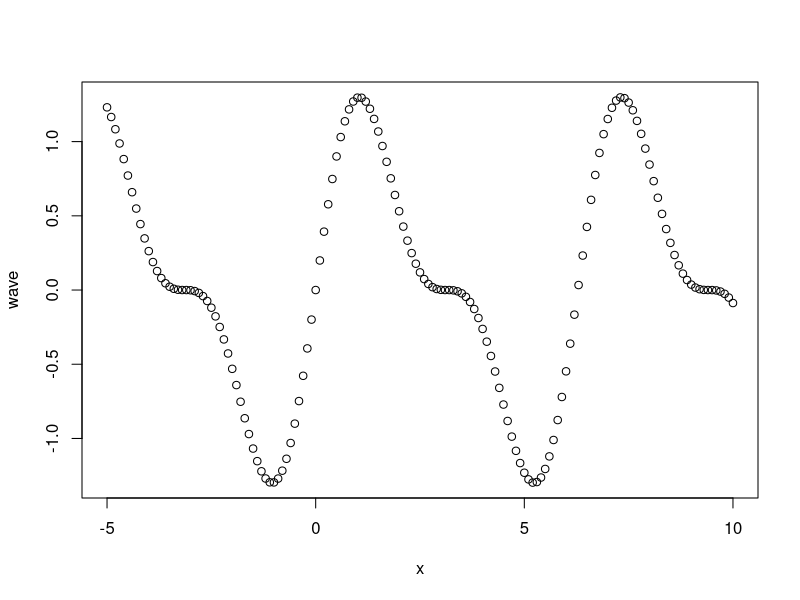

Reproduce this figure in R.
# Exercise 4: Creating and operating on vectors

# Create a vector `names` that contains your name and the names of 2 people next to you.
names <- c("Harshitha", "Amy")

# Use the colon operator : to create a vector `n` of numbers from 10:49
n <- c(10:49)

# Use `length()` to get the number of elements in `n`
NumofElements <- length(n)

# Create a vector `m` that contains the numbers 10 to 1. Hint: use the `seq()` function
m <- seq(10, 1)

# Subtract `m` FROM `n`. Note the recycling!
difference <- (n - m)

# Use the `seq()` function to produce a range of numbers from -5 to 10 in `.1` increments.
# Store it in a variable `x`
x <- seq(-5, 10, 0.1)

# Create a vector `sin.wave` by calling the `sin()` function on each element in `x`.
sin.wave <- sin(x)

# Create a vector `cos.wave` by calling the `cos()` function on each element in `x`.
cos.wave <- cos(x)

# Create a vector `wave` by multiplying `sin.wave` and `cos.wave` together, then adding `sin.wave`
wave <- sin.wave * cos.wave + sin.wave

# Use the `plot()` function to plot your `wave`!
plot(x, wave)
